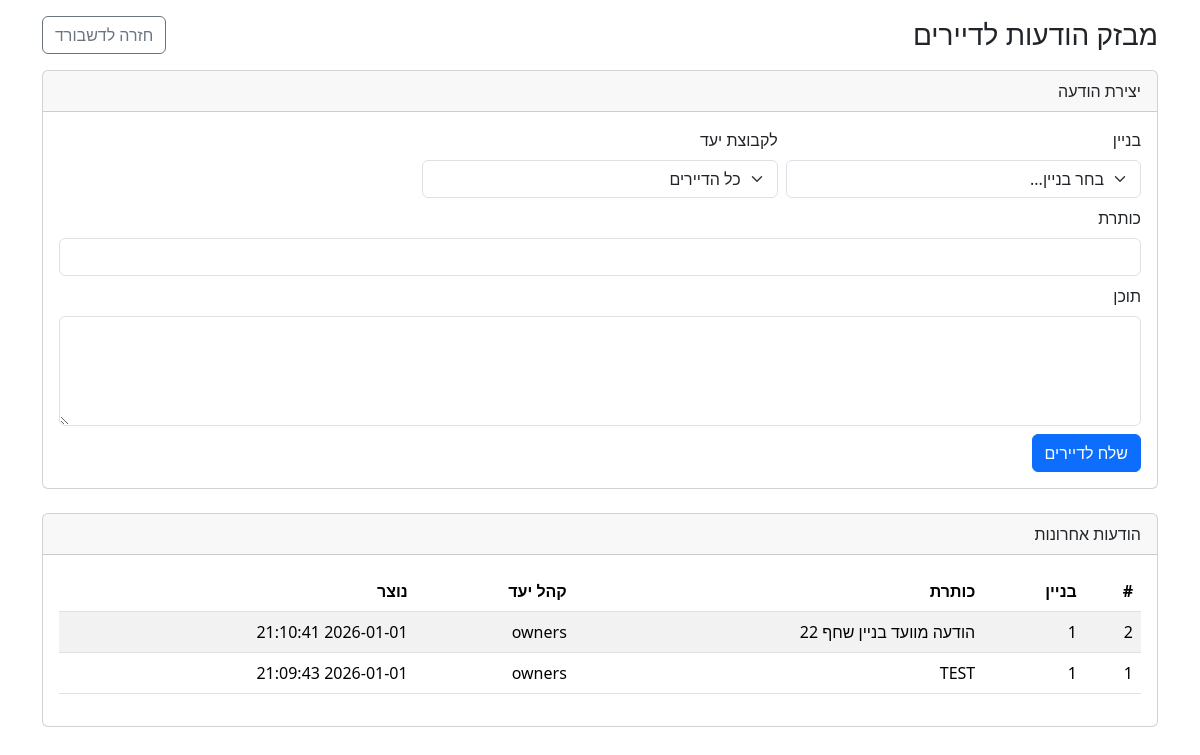
Screenshot of /admin/announcements (signed in) with the database file from the repository.
### tables this page shows
CREATE TABLE announcements (
            id INTEGER PRIMARY KEY AUTOINCREMENT,
            building_id INTEGER NOT NULL,
            title TEXT NOT NULL,
            body TEXT NOT NULL,
            target_group TEXT NOT NULL DEFAULT 'all', -- all/owners/renters
            created_at TEXT NOT NULL DEFAULT (datetime('now'))
            );

### app.py (the view)
@app.get("/admin/announcements")
@admin_required
def admin_announcements():
    staff, role, building_id_scope = get_staff_scope()
    buildings = get_buildings_db() if role == "super_admin" else []
    items = list_announcements_db(building_id_scope)
    return render_template(
        "admin_announcements.html",
        staff=staff,
        role=role,
        buildings=buildings,
        building_id=building_id_scope,
        items=items,
    )

### app.py (called while the page is built)
def get_staff_scope():
    staff_user_id = session.get("staff_user_id")
    if not staff_user_id:
        return None, None, None
    staff = get_staff_user_by_id_db(int(staff_user_id))
    if not staff:
        return None, None, None
    role = staff.get("role")
    if role == "super_admin":
        bid = request.args.get("building_id", type=int)
        return staff, role, bid  # None => all buildings
    elif role == "building_admin":
        bid = staff.get("building_id")
        return staff, role, int(bid) if bid else None
    return staff, role, None

def admin_required(view):
    @wraps(view)
    def wrapped(*args, **kwargs):
        staff, role, bid = get_staff_scope()
        if not staff:
            return redirect(url_for("login"))
        return view(*args, **kwargs)
    return wrapped

### shahenbot_db.py (called while the page is built)
def get_connection():
    return sqlite3.connect(DB_PATH)

def get_buildings_db():
    conn = get_connection()
    cur = conn.cursor()
    cur.execute("SELECT id, city, street, number, name FROM buildings ORDER BY city, street, number")
    rows = cur.fetchall()
    conn.close()
    return [
        {"id": r[0], "city": r[1], "street": r[2], "number": r[3], "name": r[4]}
        for r in rows
    ]

def get_staff_user_by_id_db(staff_user_id: int) -> dict | None:
    conn = get_connection()
    cur = conn.cursor()
    cur.execute(
        """
        SELECT id, username, role, building_id, created_at
        FROM staff_users
        WHERE id=?
        """,
        (staff_user_id,),
    )
    r = cur.fetchone()
    conn.close()
    if not r:
        return None
    return {
        "id": r[0],
        "username": r[1],
        "role": r[2],
        "building_id": r[3],
        "created_at": r[4],
    }

def list_announcements_db(building_id: int | None = None, limit: int = 50):
    conn = get_connection()
    cur = conn.cursor()
    sql = "SELECT id, building_id, title, body, target_group, created_at FROM announcements"
    params = []
    if building_id:
        sql += " WHERE building_id=?"
        params.append(building_id)
    sql += " ORDER BY created_at DESC LIMIT ?"
    params.append(int(limit))
    cur.execute(sql, params)
    rows = cur.fetchall()
    conn.close()
    return [
        {"id": r[0], "building_id": r[1], "title": r[2], "body": r[3], "target_group": r[4], "created_at": r[5]}
        for r in rows
    ]

### templates/admin_announcements.html (shortened to what this page needs)
<!doctype html>
<html lang="he" dir="rtl">
<head>
  <link href="https://cdn.jsdelivr.net/npm/bootstrap@5.3.3/dist/css/bootstrap.min.css" rel="stylesheet">
</head>
<body>
<div class="container py-3">
  <div class="d-flex align-items-center justify-content-between mb-3">
    <h3 class="m-0">מבזק הודעות לדיירים</h3>
    <a class="btn btn-outline-secondary" href="{{ url_for('admin_dashboard') }}">חזרה לדשבורד</a>
  </div>
  <div class="card mb-4">
    <div class="card-header">יצירת הודעה</div>
    <div class="card-body">
      <form method="post" action="/admin/announcements/create" class="row g-2">
        {% if role == "super_admin" %}
        <div class="col-md-4">
          <label class="form-label">בניין</label>
          <select name="building_id" class="form-select" required>
            <option value="">בחר בניין...</option>
          </select>
        </div>
        {% else %}
          <input type="hidden" name="building_id" value="{{building_id}}">
        {% endif %}
        <div class="col-md-4">
          <label class="form-label">לקבוצת יעד</label>
          <select name="target_group" class="form-select">
            <option value="all">כל הדיירים</option>
          </select>
        </div>
        <div class="col-md-12">
          <label class="form-label">כותרת</label>
          <input class="form-control" name="title" maxlength="120" required>
        </div>
        <div class="col-md-12">
          <label class="form-label">תוכן</label>
          <textarea class="form-control" name="body" rows="4" required></textarea>
        </div>
        <div class="col-12">
          <button class="btn btn-primary">שלח לדיירים</button>
        </div>
      </form>
    </div>
  </div>
  <div class="card">
    <div class="card-header">הודעות אחרונות</div>
    <div class="card-body">
      {% if not items %}
        <div class="alert alert-info m-0">אין הודעות עדיין.</div>
      {% else %}
        <div class="table-responsive">
          <table class="table table-striped align-middle">
            <thead>
              <tr>
                <th>#</th>
                <th>בניין</th>
                <th>כותרת</th>
                <th>קהל יעד</th>
                <th>נוצר</th>
              </tr>
            </thead>
            <tbody>
              {% for a in items %}
                <tr>
                  <td>{{a.id}}</td>
                  <td>{{a.building_id}}</td>
                  <td>{{a.title}}</td>
                  <td>{{a.target_group}}</td>
                  <td>{{a.created_at}}</td>
                </tr>
              {% endfor %}
            </tbody>
          </table>
        </div>
      {% endif %}
    </div>
  </div>
</div>
</body>
</html>

### rows the page displays
announcements: id "2", building_id "1", title "הודעה מוועד בניין שחף 22", target_group "owners", created_at "2026-01-01 21:10:41"
announcements: id "1", building_id "1", title "TEST", target_group "owners", created_at "2026-01-01 21:09:43"
